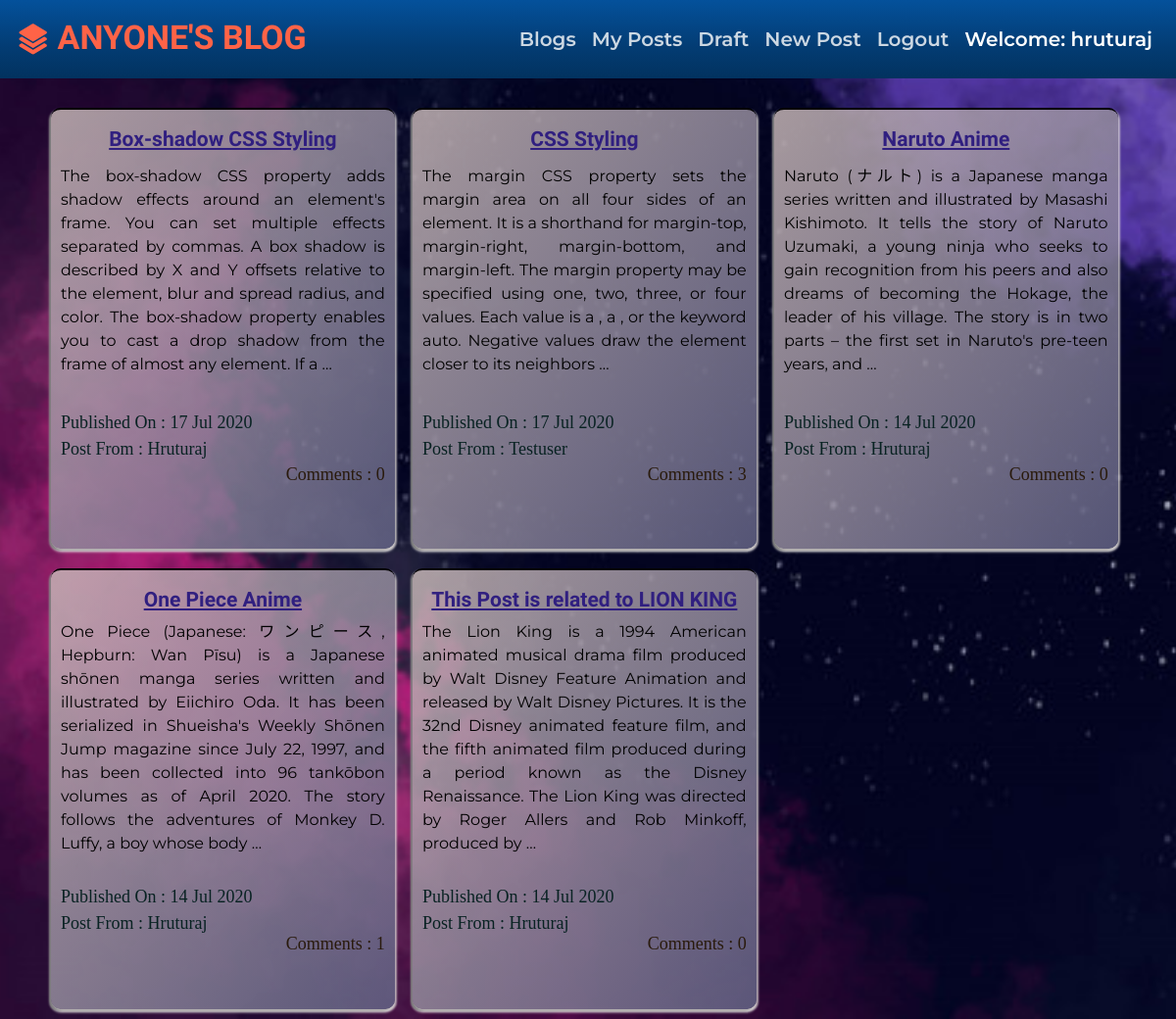
Screenshot of /blog/ (signed in) with the database file from the repository.
### blog/models.py (models this page shows, shortened)
class Post(models.Model):
    user = models.ForeignKey(User, related_name='posts', on_delete=models.CASCADE)
    title = models.CharField(max_length=200)
    message = models.TextField()
    message_html = models.TextField(editable=False)
    image = models.ImageField(upload_to='blog_images', blank=True)
    create_date = models.DateTimeField(default=timezone.now)
    published_date = models.DateTimeField(blank=True, null=True)
    def approve_comments(self):
        return self.comments.filter(approved_comments=True)

class Comment(models.Model):
    post = models.ForeignKey('Post', related_name='comments', on_delete=models.CASCADE)
    author = models.CharField(max_length=200)
    message = models.TextField()
    message_html = models.TextField(editable=False)
    create_date = models.DateTimeField(default=timezone.now)
    approved_comments = models.BooleanField(default=False)

### blog/views.py (the view)
# urls.py: path('', views.postList, name='postList'),
def postList(request):
    data = Post.objects.filter(published_date__lte=timezone.now()).order_by('-published_date')
    return render(request, 'blog/postList.html', {'data':data})

### blog/templates/blog/postList.html
{% extends 'base.html' %} {% block content %}
<div class="post">
    {% for post in data %}
    <div class="postBlock">
        <a class="postHeader" href="{% url 'blog:postDetail' pk=post.pk %}">{{post.title}}</a>
        <p class="postMessage">
            {{post.message|safe|truncatewords:58}}
        </p>
        <p class="postDate">Published On : {{post.published_date|date:"d M Y"}}
            <br> <span class="postFrom">Post From : <a href="{% url 'blog:userPosts' userName=post.user.username %}">{{post.user.username}}</a></span>
        </p>
        <a class="commentCount" href="{% url 'blog:postDetail' pk=post.pk %}">Comments : {{post.approve_comments|length}}</a>
        <br>
    </div>{% endfor %}
</div>
{% endblock %}

### templates/base.html (shortened to what this page needs)
<!DOCTYPE html>
<html lang="en">
{% load static %}
<head>
    <link rel="stylesheet" href="https://stackpath.bootstrapcdn.com/bootswatch/4.5.0/cerulean/bootstrap.min.css">
    <link rel="stylesheet" href="{% static 'css/master.css' %}">
    <link href="https://cdn.jsdelivr.net/npm/remixicon@2.5.0/fonts/remixicon.css" rel="stylesheet">
</head>
<body>
    <div class="bgImage"> </div>
    <nav class="navbar navbar-expand-lg navbar-dark bg-dark fixed-top">
        <a class="navbar-brand" href="{% url 'home' %}"> <span class="navbar-brand-logo"><i class="ri-stack-fill" style="vertical-align: middle;"></i> Anyone's Blog</span> </a>
        <div class="collapse navbar-collapse navbar-headers" id="navbarColor01">
            <ul class="navbar-nav navbar-right">
                <li class="nav-item">
                    <a class="nav-link navLinkFont navbar-text" href="{% url 'blog:postList' %}">Blogs</a>
                </li>
                {% if user.is_authenticated %}
                <li class="nav-item">
                    <a class="nav-link navLinkFont navbar-text" href="{% url 'blog:userPosts' userName=user.username %}">My Posts</a>
                </li>
                <li class="nav-item">
                    <a class="nav-link navLinkFont navbar-text" href="{% url 'blog:postDraft' %}">Draft</a>
                </li>
                <li class="nav-item ">
                    <a class="nav-link navLinkFont navbar-text" href="{% url 'blog:newPost' %}">New Post</a>
                </li>
                <li class="nav-item">
                    <a class="nav-link navLinkFont navbar-text" href="{% url 'accounts:logout' %}">Logout</a>
                </li>
                <li class="nav-item">
                    <a class="nav-link navLinkFont active navbar-text"> Welcome: {{ user.username }}</a>
                </li>
                {% endif %}
            </ul>
        </div>
    </nav>
    <div class="container mainBlockContainer">
        {% block content %}{% endblock %}
    </div>
</body>
</html>

### static/css/master.css (style rules this page uses)
body { font-family: 'Montserrat'; }
.bgImage { background-image: url('/media/bg_01.jpg'); background-origin: border-box; background-clip: border-box; background-position: left 10% bottom 30%; background-repeat: space; background-size: cover; height: 100%; width: 100%; z-index: -1; margin: 0; position: fixed; top: 0; }
nav a span.navbar-brand-logo { font-family: 'Limelight'; font-size: 34px; color: tomato; text-transform: uppercase; font-weight: bold; }
.navbar-headers { font-family: 'Montserrat'; font-size: 18px; }
.mainBlockContainer { margin-top: 100px; }
.navbar-text { font-weight: 600; font-size: 20px; }
.post { width: 100%; margin: auto; }
.post .postBlock { width: 31.6%; display: inline-grid; text-align: justify; padding: 15px 10px 10px 10px; box-shadow: 2px 2px 2px rgba(207, 202, 202, 0.671), -2px 2px 2px gray, 0 3px 3px whitesmoke; margin: 10px 7px; border-top: 2px solid black; height: 450px; background: linear-gradient(to bottom right, rgba(199, 183, 183, 0.837), rgba(99, 99, 133, 0.853)); border-radius: 10px; }
.post .postBlock .postHeader { font-family: 'Fondamento'; font-size: 21px; margin: 0; text-decoration: underline; padding: 0 5px 0 5px; text-align: center; color: rgb(48, 31, 128); font-weight: bold; }
.post .postBlock .postFrom { font-family: serif; font-size: 18px; margin: 0; font-weight: 500; text-transform: capitalize; color: rgb(8, 34, 34); }
.post .postBlock .postFrom a { color: rgb(8, 34, 34); }
.post .postBlock .postDate { font-family: serif; font-size: 18px; margin: 0; font-weight: 500; display: block; padding-top: 25px; color: rgb(8, 34, 34); }
.post .postBlock .postMessage { font-size: 16px; margin: 0; font-weight: 400; color: black; }
.post .postBlock .commentCount { font-family: serif; font-size: 18px; text-align: right; margin: 0; position: relative; bottom: 10px; color: rgb(41, 26, 12); }

### rows the page displays
Post: title "Box-shadow CSS Styling", message "The box-shadow CSS property adds shadow effects around an element's frame. You can set multiple effects separated by commas. A box shadow is described by X and Y offsets relative to the element, blur and spread radius, and color. The box-shadow property enables you to cast a drop shadow from the frame of almost any element. If a …", published_date "17 Jul 2020", user.username "Hruturaj", approve_comments|length "0"
Post: title "CSS Styling", message "The margin CSS property sets the margin area on all four sides of an element. It is a shorthand for margin-top, margin-right, margin-bottom, and margin-left. The margin property may be specified using one, two, three, or four values. Each value is a , a , or the keyword auto. Negative values draw the element closer to its neighbors …", published_date "17 Jul 2020", user.username "Testuser", approve_comments|length "3"
Post: title "Naruto Anime", message "Naruto (ナルト) is a Japanese manga series written and illustrated by Masashi Kishimoto. It tells the story of Naruto Uzumaki, a young ninja who seeks to gain recognition from his peers and also dreams of becoming the Hokage, the leader of his village. The story is in two parts – the first set in Naruto's pre-teen years, and …", published_date "14 Jul 2020", user.username "Hruturaj", approve_comments|length "0"
Post: title "One Piece Anime", message "One Piece (Japanese: ワンピース, Hepburn: Wan Pīsu) is a Japanese shōnen manga series written and illustrated by Eiichiro Oda. It has been serialized in Shueisha's Weekly Shōnen Jump magazine since July 22, 1997, and has been collected into 96 tankōbon volumes as of April 2020. The story follows the adventures of Monkey D. Luffy, a boy whose body …", published_date "14 Jul 2020", user.username "Hruturaj", approve_comments|length "1"
Post: title "This Post is related to LION KING", message "The Lion King is a 1994 American animated musical drama film produced by Walt Disney Feature Animation and released by Walt Disney Pictures. It is the 32nd Disney animated feature film, and the fifth animated film produced during a period known as the Disney Renaissance. The Lion King was directed by Roger Allers and Rob Minkoff, produced by …", published_date "14 Jul 2020", user.username "Hruturaj", approve_comments|length "0"

### other values shown
{{ user.username }} "hruturaj"
